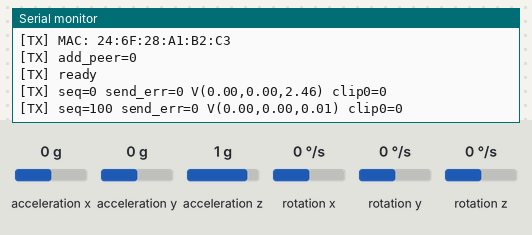
Bench run of a sketch on a simulated ESP32. On the bench: the last lines printed to the serial monitor. The inputs (shaded band) are chosen by the test bench; at power-on: acceleration x 0 g, acceleration y 0 g, acceleration z 1 g, rotation x 0 °/s, rotation y 0 °/s, rotation z 0 °/s.

Above: at 2.4 s.
2.5 s: acceleration x set to -1.4 g
At 3.8 s:
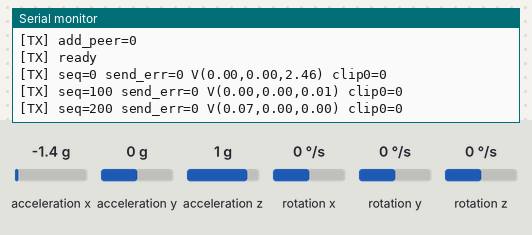
4.0 s: acceleration y set to -1.4 g
At 5.0 s:
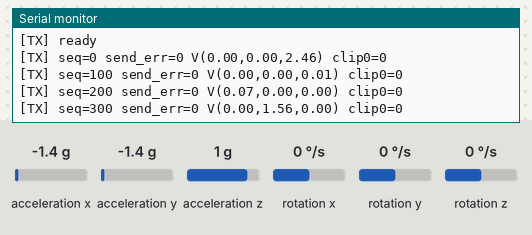
5.5 s: acceleration z set to -1.4 g
At 7.0 s:
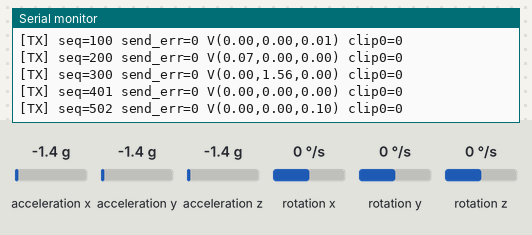
Timing chart, 0 to 8.5 s (numbered marks = the images above; inputs shaded):
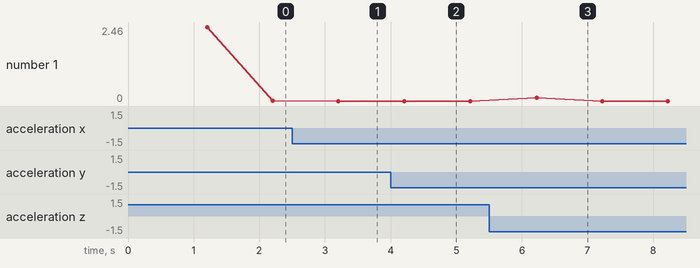

The sketch:

Tx.ino
```cpp
#define USE_MPU6050_I2C //default
//#define USE_MPU9250_SPI

//#define GYRO_250DPS //default
//#define GYRO_500DPS
#define GYRO_1000DPS
//#define GYRO_2000DPS

//#define ACCEL_2G //default
//#define ACCEL_4G
#define ACCEL_8G
//#define ACCEL_16G

#include <Wire.h>
#include "I2Cdev.h"
#include "MPU6050.h"
#include <math.h>
#include <WiFi.h>
#include <esp_now.h>
#include <esp_wifi.h>

#define ESPNOW_CHANNEL 1

#define I2C_SDA 8
#define I2C_SCL 9

#define NODE_ID 4   // change if needed

MPU6050 mpu;
int16_t ax, ay, az, gx, gy, gz;

// ---- Your scale factors (same as before) ----
#define ACCEL_SCALE_FACTOR 4096.0f   // for ACCEL_8G
const float ACCEL_FS_G = 8.0f;

// ---- Receiver MAC (NEW C3 RX MAC) ----
uint8_t receiverMac[] = {0x64, 0xE8, 0x33, 0x81, 0x89, 0x00};

// ---- Packet ----
typedef struct __attribute__((packed)) {
  uint8_t  nodeId;
  uint32_t seq;
  float    vibeX_ms2;
  float    vibeY_ms2;
  float    vibeZ_ms2;
  uint32_t clip0;
} VibePacket;

VibePacket pkt;
volatile bool sendReady = true;

// ---- ArduPilot-like vibe math (SAME IMU PART LOGIC) ----
const float DT = 0.01f;                 // 100 Hz schedule
const float TWO_PI_F = 6.28318530718f;
const float G_TO_MS2 = 9.80665f;

const float ALPHA_FLOOR = 1.0f - expf(-TWO_PI_F * 5.0f * DT);
const float ALPHA_VIBE  = 1.0f - expf(-TWO_PI_F * 2.0f * DT);

float floorX = 0.0f, floorY = 0.0f, floorZ = 0.0f;
float vibeSqX = 0.0f, vibeSqY = 0.0f, vibeSqZ = 0.0f;

uint32_t clip0 = 0;
const float CLIP_THRESH_G = 0.98f * ACCEL_FS_G;

uint32_t seqCounter = 0;

// ---- Send timing ----
const unsigned long SAMPLE_PERIOD_US = 10000UL; // 100 Hz
unsigned long nextSendUs = 0;

void onDataSent(const uint8_t *mac_addr, esp_now_send_status_t status) {
  sendReady = true;
}

void setup() {
  Serial.begin(115200);
  delay(1200);

  // IMU init
  Wire.begin(I2C_SDA, I2C_SCL);
  Wire.setClock(400000);

  mpu.initialize();
  mpu.setFullScaleAccelRange(MPU6050_ACCEL_FS_8);
  mpu.setFullScaleGyroRange(MPU6050_GYRO_FS_1000);
  mpu.setDLPFMode(MPU6050_DLPF_BW_42);

  if (!mpu.testConnection()) {
    Serial.println("[TX] MPU6050 failed");
    while (1) delay(1000);
  }

  // WiFi/ESP-NOW init (same pattern that worked for your ping)
  WiFi.mode(WIFI_STA);
  WiFi.setSleep(false);
  WiFi.disconnect();                 // NOT disconnect(true)
  esp_wifi_set_ps(WIFI_PS_NONE);
  esp_wifi_set_channel(ESPNOW_CHANNEL, WIFI_SECOND_CHAN_NONE);

  Serial.print("[TX] MAC: ");
  Serial.println(WiFi.macAddress());

  if (esp_now_init() != ESP_OK) {
    Serial.println("[TX] esp_now_init FAILED");
    while (1) delay(1000);
  }

  esp_now_register_send_cb(onDataSent);

  esp_now_peer_info_t peerInfo = {};
  memcpy(peerInfo.peer_addr, receiverMac, 6);
  peerInfo.channel = ESPNOW_CHANNEL;
  peerInfo.encrypt = false;
  peerInfo.ifidx = WIFI_IF_STA;

  esp_err_t ap = esp_now_add_peer(&peerInfo);
  Serial.print("[TX] add_peer=");
  Serial.println((int)ap);
  if (ap != ESP_OK) {
    while (1) delay(1000);
  }

  nextSendUs = micros();
  Serial.println("[TX] ready");
}

void loop() {
  unsigned long nowUs = micros();

  if ((long)(nowUs - nextSendUs) >= 0 && sendReady) {
    nextSendUs += SAMPLE_PERIOD_US;
    sendReady = false;

    // Read IMU
    mpu.getMotion6(&ax, &ay, &az, &gx, &gy, &gz);

    // Convert accel to g
    float ax_g = (float)ax / ACCEL_SCALE_FACTOR;
    float ay_g = (float)ay / ACCEL_SCALE_FACTOR;
    float az_g = (float)az / ACCEL_SCALE_FACTOR;

    // clip counter
    if (fabsf(ax_g) >= CLIP_THRESH_G || fabsf(ay_g) >= CLIP_THRESH_G || fabsf(az_g) >= CLIP_THRESH_G) {
      clip0++;
    }

    // Convert to m/s^2
    float ax_ms2 = ax_g * G_TO_MS2;
    float ay_ms2 = ay_g * G_TO_MS2;
    float az_ms2 = az_g * G_TO_MS2;

    // floor LPF (~5Hz)
    floorX += ALPHA_FLOOR * (ax_ms2 - floorX);
    floorY += ALPHA_FLOOR * (ay_ms2 - floorY);
    floorZ += ALPHA_FLOOR * (az_ms2 - floorZ);

    // residual
    float dx = ax_ms2 - floorX;
    float dy = ay_ms2 - floorY;
    float dz = az_ms2 - floorZ;

    // energy smoothing (~2Hz), sqrt later
    vibeSqX += ALPHA_VIBE * ((dx * dx) - vibeSqX);
    vibeSqY += ALPHA_VIBE * ((dy * dy) - vibeSqY);
    vibeSqZ += ALPHA_VIBE * ((dz * dz) - vibeSqZ);

    float vibeX = sqrtf(vibeSqX);
    float vibeY = sqrtf(vibeSqY);
    float vibeZ = sqrtf(vibeSqZ);

    pkt.nodeId = NODE_ID;
    pkt.seq = seqCounter++;
    pkt.vibeX_ms2 = vibeX;
    pkt.vibeY_ms2 = vibeY;
    pkt.vibeZ_ms2 = vibeZ;
    pkt.clip0 = clip0;

    esp_err_t r = esp_now_send(receiverMac, (uint8_t*)&pkt, sizeof(pkt));
    if (r != ESP_OK) {
      // if queue failed, release
      sendReady = true;
    }

    // debug 1Hz
    static unsigned long lastDbg = 0;
    if (millis() - lastDbg >= 1000) {
      lastDbg = millis();
      Serial.print("[TX] seq=");
      Serial.print(pkt.seq);
      Serial.print(" send_err=");
      Serial.print((int)r);
      Serial.print(" V(");
      Serial.print(vibeX, 2); Serial.print(",");
      Serial.print(vibeY, 2); Serial.print(",");
      Serial.print(vibeZ, 2); Serial.print(")");
      Serial.print(" clip0=");
      Serial.println(clip0);
    }
  }
}
```

Measured:
- after the input at 2.5 s, the serial monitor: prints a new line after 0.71 s (image 1)
- after the input at 4.0 s, the serial monitor: prints a new line after 0.21 s (image 2)
- after the input at 5.5 s, the serial monitor: prints a new line after 0.72 s (image 3)
